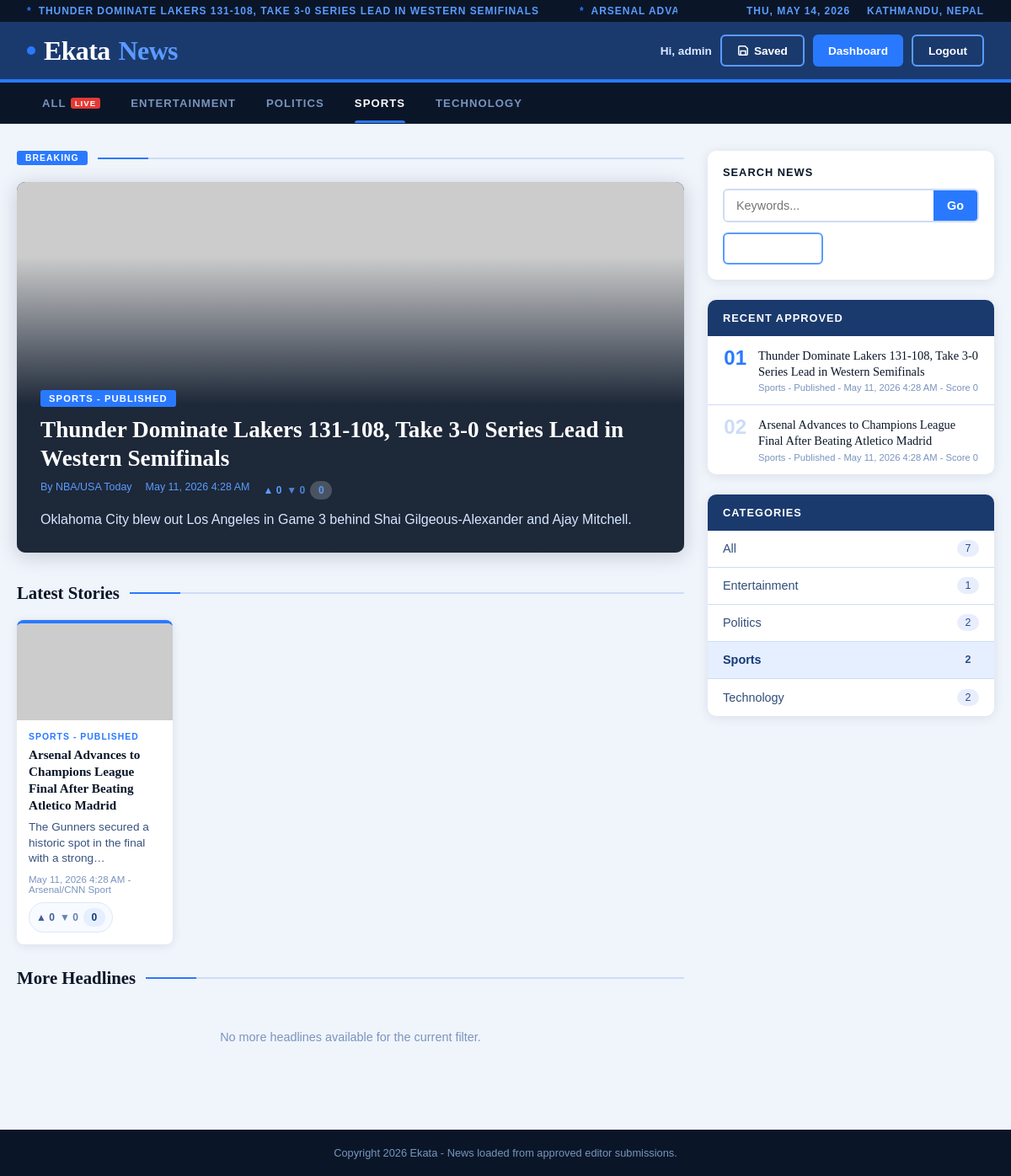
Page /home.php?category=Sports (signed in) on the committed database.
### tables this page shows
CREATE TABLE IF NOT EXISTS news_posts (
    id INT AUTO_INCREMENT PRIMARY KEY,
    title VARCHAR(200) NOT NULL,
    summary TEXT,
    category_id INT,
    category VARCHAR(50),
    media_path VARCHAR(255),
    media_type ENUM('image','video') NULL,
    author_name VARCHAR(120),
    created_by INT NULL,
    status ENUM('pending','approved','rejected') NOT NULL DEFAULT 'pending',
    created_at TIMESTAMP NOT NULL DEFAULT CURRENT_TIMESTAMP,
    CONSTRAINT fk_news_created_by
        FOREIGN KEY (created_by) REFERENCES users(id)
        ON DELETE SET NULL,
    CONSTRAINT fk_news_category
        FOREIGN KEY (category_id) REFERENCES categories(id)
        ON DELETE SET NULL
);

### home.php (the view, shortened to what this page needs)
<?php
require 'db.php';
if (session_status() === PHP_SESSION_NONE) {
    session_start();
}function e($value)
{
    return htmlspecialchars((string) $value, ENT_QUOTES, 'UTF-8');
}
function author_name(array $item)
{
    $author = trim((string) ($item['author_name'] ?? ''));
    if ($author !== '') {
        return $author;
    }
    return 'News Desk';
}
function format_published_at($createdAt)
{
    $time = strtotime((string) $createdAt);
    return date('M j, Y g:i A', $time);
}
function build_home_url($category, $search)
{
    $params = [];
    if ($category !== '') {
        $params['category'] = $category;
    }
    return 'home.php' . ($params ? '?' . http_build_query($params) : '');
}
function detail_url($id)
{
    $id = (int) $id;
    return 'news-details.php?id=' . $id;
}
function normalize_search_text($value)
{
    $value = trim((string) $value);
    if ($value === '') {
        return '';
    }
    $value = html_entity_decode($value, ENT_QUOTES | ENT_HTML5, 'UTF-8');
    return trim($value);
}
function news_matches_filters(array $item, $categoryFilter, $searchQuery)
{
    if ($categoryFilter !== '' && strcasecmp((string) ($item['category'] ?? ''), $categoryFilter) !== 0) {
        return false;
    }
    $normalizedQuery = normalize_search_text($searchQuery);
    if ($normalizedQuery === '') {
        return true;
    }
    return true;
}
function status_label($status)
{
    $status = strtolower(trim((string) $status));
    return 'Published';
}
function vote_score(array $item)
{
    return (int) ($item['upvotes'] ?? 0) - (int) ($item['downvotes'] ?? 0);
}
$currentRole = strtolower(trim((string) ($_SESSION['user_role'] ?? '')));
$dashboardUrl = '';
if ($currentRole === 'admin') {
    $dashboardUrl = 'admin_dashboard.php';
} elseif ($currentRole === 'editor') {
    $dashboardUrl = 'dashboard.php';
}
$statusCondition = "n.status = 'approved'";
if (in_array($currentRole, ['admin', 'editor'], true)) {
    $statusCondition = "n.status IN ('approved', 'pending')";
}
$categoriesList = [];
$catQuery = $conn->query("SELECT name FROM categories ORDER BY name ASC");
if ($catQuery) {
    while ($row = $catQuery->fetch_assoc()) {
        $categoriesList[] = $row['name'];
    }
}
$approvedNews = [];
$categoryCounts = [];
$query = "SELECT n.id, n.title, n.summary, n.category, n.media_path, n.media_type, n.author_name, n.created_at, n.status,
                 u.username AS editor_username,
                 COALESCE(v.upvotes, 0) AS upvotes,
                 COALESCE(v.downvotes, 0) AS downvotes
          FROM news_posts n
          LEFT JOIN users u ON n.created_by = u.id
          LEFT JOIN (
              SELECT news_id,
                     SUM(vote_type = 'up') AS upvotes,
                     SUM(vote_type = 'down') AS downvotes
              FROM news_votes
              GROUP BY news_id
          ) v ON v.news_id = n.id
          WHERE $statusCondition
          ORDER BY n.created_at DESC";
$result = $conn->query($query);
if ($result instanceof mysqli_result) {
    while ($row = $result->fetch_assoc()) {
        $category = trim((string) ($row['category'] ?? ''));
        $row['category'] = $category;
        $approvedNews[] = $row;
        if (!isset($categoryCounts[$category])) {
            $categoryCounts[$category] = 0;
        }
        $categoryCounts[$category]++;
    }
}
$searchQuery = trim((string) ($_GET['q'] ?? ''));
$categoryFilter = trim((string) ($_GET['category'] ?? ''));
$categories = $categoriesList;
$filteredNews = array_values(array_filter($approvedNews, function ($item) use ($categoryFilter, $searchQuery) {
    return news_matches_filters($item, $categoryFilter, $searchQuery);
}));
$tickerSource = $filteredNews ?: $approvedNews;
$tickerItems = array_slice($tickerSource, 0, 8);
$heroItem = $filteredNews[0] ?? null;
$latestItems = array_slice($filteredNews, 1, 4);
$moreItems = array_slice($filteredNews, 5);
$sidebarItems = array_slice($filteredNews ?: $approvedNews, 0, 6);
?>
<!DOCTYPE html>
<html lang="en">
<head>
    <link rel="stylesheet" href="home.css">
</head>
<body>
<div class="topbar">
    <div class="ticker">
        <div class="ticker-inner">
            <?php if (!$tickerItems) : ?>
                <span>No approved headlines yet.</span>
            <?php else : ?>
                <?php foreach ($tickerItems as $item) : ?>
                    <span><?php echo e($item['title']); ?></span>
                <?php endforeach; ?>
            <?php endif; ?>
        </div>
    </div>
    <div class="meta">
        <span><?php echo e(date('D, M j, Y')); ?></span>
        <span>Kathmandu, Nepal</span>
    </div>
</div>
<header class="site-header">
    <a href="home.php" class="logo"><span class="logo-dot"></span>Ekata<span>News</span></a>
    <div class="header-actions">
        <?php if (isset($_SESSION['user_id'])) : ?>
            <span class="welcome-user">Hi, <?php echo e($_SESSION['user_name'] ?? 'User'); ?></span>
            <a class="btn btn-outline" href="saved_news.php" title="View your saved articles">
                <svg width="14" height="14" viewBox="0 0 24 24" fill="none" stroke="currentColor" stroke-width="2.5">
                    <path d="M19 21H5a2 2 0 0 1-2-2V5a2 2 0 0 1 2-2h11l5 5v11a2 2 0 0 1-2 2z"/>
                    <polyline points="17 21 17 13 7 13 7 21"/>
                </svg>
                Saved
            </a>
            <?php if ($dashboardUrl !== '') : ?>
                <a class="btn btn-solid" href="<?php echo e($dashboardUrl); ?>">Dashboard</a>
            <?php endif; ?>
            <a class="btn btn-outline" href="logout.php">Logout</a>
        <?php else : ?>
            <a class="btn btn-outline" href="login.php">Login</a>
            <a class="btn btn-solid" href="register.php">Register</a>
        <?php endif; ?>
    </div>
</header>
<nav class="category-nav" aria-label="News categories">
    <a href="<?php echo e(build_home_url('', $searchQuery)); ?>" class="<?php echo $categoryFilter === '' ? 'active' : ''; ?>">
        All <span class="live-badge">LIVE</span>
    </a>
    <?php foreach ($categories as $category) : ?>
        <a href="<?php echo e(build_home_url($category, $searchQuery)); ?>" class="<?php echo strcasecmp($categoryFilter, $category) === 0 ? 'active' : ''; ?>">
            <?php echo e($category); ?>
        </a>
    <?php endforeach; ?>
</nav>
<main class="container">
    <div class="grid-main">
        <section class="main-column" aria-label="Featured news">
            <div class="sec-hdr">
                <span class="sec-tag">Breaking</span>
                <div class="bar"></div>
            </div>
            <?php if ($heroItem) : ?>
                <article class="hero-card clickable-news"
                         data-detail-url="<?php echo e(detail_url($heroItem['id'])); ?>"
                         tabindex="0"
                         role="link"
                         aria-label="Read story: <?php echo e($heroItem['title']); ?>">
                    <?php if (($heroItem['media_type'] ?? '') === 'image' && !empty($heroItem['media_path'])) : ?>
                        <img src="<?php echo e($heroItem['media_path']); ?>" alt="<?php echo e($heroItem['title']); ?>">
                    <?php else : ?>
                        <div class="media-placeholder">No media uploaded for this story.</div>
                    <?php endif; ?>
                    <div class="content">
                        <div class="cat"><?php echo e($heroItem['category']); ?> - <?php echo e(status_label($heroItem['status'] ?? 'approved')); ?></div>
                        <h1><?php echo e($heroItem['title']); ?></h1>
                        <div class="meta-row">
                            <span>By <?php echo e(author_name($heroItem)); ?></span>
                            <span><?php echo e(format_published_at($heroItem['created_at'])); ?></span>
                            <span class="vote-summary" title="Article vote score">
                                ▲ <?php echo e((string) ($heroItem['upvotes'] ?? 0)); ?>
                                <span>▼ <?php echo e((string) ($heroItem['downvotes'] ?? 0)); ?></span>
                                <strong><?php echo e((string) vote_score($heroItem)); ?></strong>
                            </span>
                        </div>
                        <?php if (!empty($heroItem['summary'])) : ?>
                            <p class="hero-summary"><?php echo e($heroItem['summary']); ?></p>
                        <?php endif; ?>
                    </div>
                </article>
            <?php else : ?>
                <div class="loading-row">No approved news available yet. Editors can submit news and admins can approve it from the review panel.</div>
            <?php endif; ?>
            <div class="sec-hdr" style="margin-top:36px;">
                <h2>Latest Stories</h2>
                <div class="bar"></div>
            </div>
            <?php if (!$latestItems) : ?>
                <p class="loading-row">No additional stories matched this filter.</p>
            <?php else : ?>
                <div class="cat-strip">
                    <?php foreach ($latestItems as $item) : ?>
                        <article class="cat-card clickable-news"
                                 data-detail-url="<?php echo e(detail_url($item['id'])); ?>"
                                 tabindex="0"
                                 role="link"
                                 aria-label="Read story: <?php echo e($item['title']); ?>">
                            <?php if (($item['media_type'] ?? '') === 'image' && !empty($item['media_path'])) : ?>
                                <img src="<?php echo e($item['media_path']); ?>" alt="<?php echo e($item['title']); ?>">
                            <?php elseif (($item['media_type'] ?? '') === 'video' && !empty($item['media_path'])) : ?>
                                <div class="cat-media cat-media--video">Video Story</div>
                            <?php else : ?>
                                <div class="cat-media">No Media</div>
                            <?php endif; ?>
                            <div class="body">
                                <div class="label"><?php echo e($item['category']); ?> - <?php echo e(status_label($item['status'] ?? 'approved')); ?></div>
                                <h3><?php echo e($item['title']); ?></h3>
                                <?php if (!empty($item['summary'])) : ?>
                                    <p class="cat-summary"><?php echo e($item['summary']); ?></p>
                                <?php endif; ?>
                                <div class="ago"><?php echo e(format_published_at($item['created_at'])); ?> - <?php echo e(author_name($item)); ?></div>
                                <div class="vote-summary vote-summary--card" title="Article vote score">
                                    ▲ <?php echo e((string) ($item['upvotes'] ?? 0)); ?>
                                    <span>▼ <?php echo e((string) ($item['downvotes'] ?? 0)); ?></span>
                                    <strong><?php echo e((string) vote_score($item)); ?></strong>
                                </div>
                            </div>
                        </article>
                    <?php endforeach; ?>
                </div>
            <?php endif; ?>
            <div class="sec-hdr">
                <h2>More Headlines</h2>
                <div class="bar"></div>
            </div>
            <?php if (!$moreItems) : ?>
                <p class="loading-row">No more headlines available for the current filter.</p>
            <?php endif; ?>
        </section>
        <aside class="sidebar">
            <div class="search-box">
                <h3>Search News</h3>
                <form method="GET" action="home.php" id="newsSearchForm" autocomplete="off">
                    <div class="search-modal-wrap">
                        <div class="search-row">
                            <input
                                type="text"
                                name="q"
                                id="searchInput"
                                placeholder="Keywords..."
                                value="<?php echo e($searchQuery); ?>"
                                aria-label="Search news"
                                aria-controls="searchModal"
                                autocomplete="off"
                            >
                            <button type="submit">Go</button>
                        </div>
                    </div>
                </form>
                <?php if ($searchQuery !== '' || $categoryFilter !== '') : ?>
                    <div class="search-actions">
                        <a class="btn btn-outline" href="home.php">Clear Filters</a>
                    </div>
                <?php endif; ?>
            </div>
            <div class="widget">
                <div class="widget-hdr">Recent Approved</div>
                <div class="trend-list">
                    <?php if (!$sidebarItems) : ?>
                        <div class="loading-row">No approved stories yet.</div>
                    <?php else : ?>
                        <?php foreach ($sidebarItems as $index => $item) : ?>
                               <div class="trend-item <?php echo $index === 0 ? 'top' : ''; ?> clickable-news"
                                   data-detail-url="<?php echo e(detail_url($item['id'])); ?>"
                                   tabindex="0"
                                   role="link"
                                   aria-label="Read story: <?php echo e($item['title']); ?>">
                                <div class="trend-num"><?php echo e(str_pad((string) ($index + 1), 2, '0', STR_PAD_LEFT)); ?></div>
                                <div>
                                    <div class="trend-title"><?php echo e($item['title']); ?></div>
                                    <div class="trend-meta"><?php echo e($item['category']); ?> - <?php echo e(status_label($item['status'] ?? 'approved')); ?> - <?php echo e(format_published_at($item['created_at'])); ?> - Score <?php echo e((string) vote_score($item)); ?></div>
                                </div>
                            </div>
                        <?php endforeach; ?>
                    <?php endif; ?>
                </div>
            </div>
            <div class="widget">
                <div class="widget-hdr">Categories</div>
                <div class="widget-list">
                    <a class="widget-link <?php echo $categoryFilter === '' ? 'widget-link--active' : ''; ?>" href="<?php echo e(build_home_url('', $searchQuery)); ?>">
                        All
                        <span><?php echo e((string) count($approvedNews)); ?></span>
                    </a>
                    <?php foreach ($categories as $category) : ?>
                        <a class="widget-link <?php echo strcasecmp($categoryFilter, $category) === 0 ? 'widget-link--active' : ''; ?>" href="<?php echo e(build_home_url($category, $searchQuery)); ?>">
                            <?php echo e($category); ?>
                            <span><?php echo e((string) ($categoryCounts[$category] ?? 0)); ?></span>
                        </a>
                    <?php endforeach; ?>
                </div>
            </div>
        </aside>
    </div>
</main>
<footer>Copyright <?php echo e(date('Y')); ?> Ekata - News loaded from approved editor submissions.</footer>
</body>
</html>

### rows in the picture
news_posts: title "THUNDER DOMINATE LAKERS 131-108, TAKE 3-0 SERIES LEAD IN WESTERN SEMIFINALS", category "SPORTS", title "Thunder Dominate Lakers 131-108, Take 3-0 Series Lead in Western Semifinals", author_name "NBA/USA Today", summary "Oklahoma City blew out Los Angeles in Game 3 behind Shai Gilgeous-Alexander and Ajay Mitchell.", index "01", category "Sports", status "Published", created_at "May 11, 2026 4:28 AM", item "0"
news_posts: title "ARSENAL…", category "SPORTS", status "PUBLISHED", title "Arsenal Advances to Champions League Final After Beating Atletico Madrid", summary "The Gunners secured a historic spot in the final with a…", created_at "May 11, 2026 4:28 AM", author_name "Arsenal/CNN Sport", upvotes "0", downvotes "0", item "0", index "02", category "Sports", status "Published", category "2"
news_posts: id "2"

### other values in the picture
$_SESSION['user_name'] "admin"
$category "ENTERTAINMENT"
$category "POLITICS"
$category "TECHNOLOGY"
status_label($heroItem['status'] ?? 'approved') "PUBLISHED"
format_published_at($heroItem['created_at']) "May 11, 2026 4:28 AM"
$heroItem['upvotes'] "0"
$heroItem['downvotes'] "0"
vote_score($heroItem) "0"
count($approvedNews) "7"
$category "Entertainment"
$categoryCounts[$category] "1"
$category "Politics"
$category "Technology"
